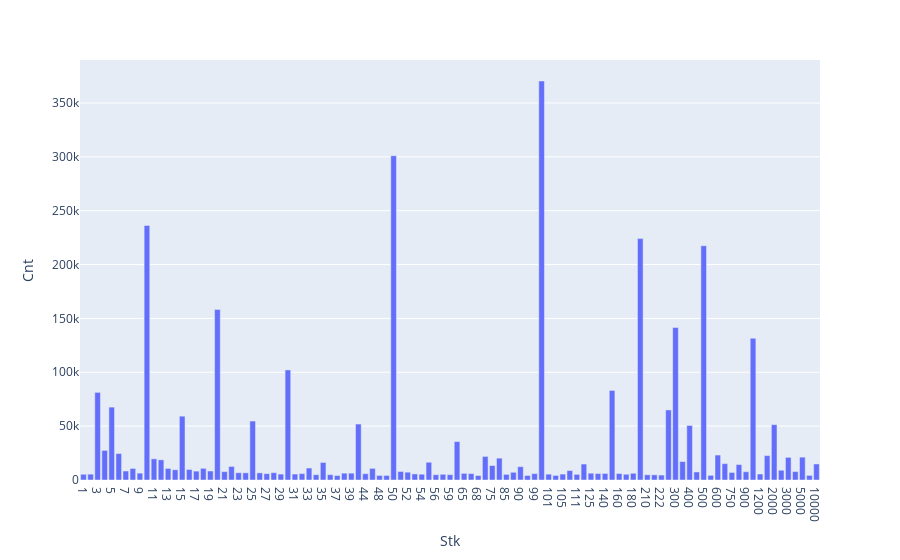

Notebook code for this chart:
### Code cell
fig = px.bar(df.to_pandas(), x='Stk',y='Cnt')  # Replace 20 with your calculated number of bins
fig.show()

### Figure 1 — Plotly figure (JSON) as saved in the notebook; plotly's stock layout.template omitted (floating-point values rounded to 4 significant figures)
{"data": [{"alignmentgroup": "True", "hovertemplate": "Stk=%{x}<br>Cnt=%{y}<extra></extra>", "legendgroup": "", "marker": {"color": "#636efa", "pattern": {"shape": ""}}, "name": "", "offsetgroup": "", "orientation": "v", "showlegend": false, "textposition": "auto", "type": "bar", "x": ["1", "2", "3", "4", "5", "6", "7", "8", "9", "10", "11", "12", "13", "14", "15", "16", "17", "18", "19", "20", "21", "22", "23", "24", "25", "26", "27", "28", "29", "30", "31", "32", "33", "34", "35", "36", "37", "38", "39", "40", "44", "45", "48", "49", "50", "51", "52", "53", "54", "55", "56", "58", "59", "60", "65", "66", "68", "70", "75", "80", "85", "88", "90", "95", "99", "100", "101", "102", "105", "110", "111", "120", "125", "130", "140", "150", "160", "170", "180", "200", "210", "220", "222", "250", "300", "350", "400", "450", "500", "550", "600", "700", "750", "800", "900", "1000", "1200", "1500", "2000", "2500", "3000", "4000", "5000", "6000", "10000"], "xaxis": "x", "y": [5327, 5416, 81342, 27502, 67663, 24556, 8341, 10711, 6376, 236328, 19661, 18718, 10759, 9499, 59263, 9769, 8252, 10805, 8337, 158227, 7780, 12575, 6757, 6667, 54723, 6648, 5864, 6813, 5484, 102163, 5537, 5958, 11126, 4939, 16271, 4978, 4161, 6358, 6354, 51954, 5849, 10771, 4223, 4205, 301041, 7907, 7250, 5640, 5363, 16474, 4907, 5297, 4978, 35674, 6172, 5982, 4125, 21883, 13401, 20301, 5242, 7164, 12386, 4183, 5944, 370419, 5441, 4249, 5488, 8742, 5249, 14814, 6310, 6025, 6085, 83142, 6031, 5349, 6251, 224101, 4876, 4793, 4603, 65035, 141576, 17104, 50615, 7485, 217507, 4322, 23159, 15178, 7013, 14333, 7667, 131557, 5557, 22653, 51377, 9057, 21024, 7806, 21224, 4277, 14906], "yaxis": "y"}], "layout": {"barmode": "relative", "legend": {"tracegroupgap": 0}, "margin": {"t": 60}, "xaxis": {"anchor": "y", "domain": [0, 1], "title": {"text": "Stk"}}, "yaxis": {"anchor": "x", "domain": [0, 1], "title": {"text": "Cnt"}}}}
